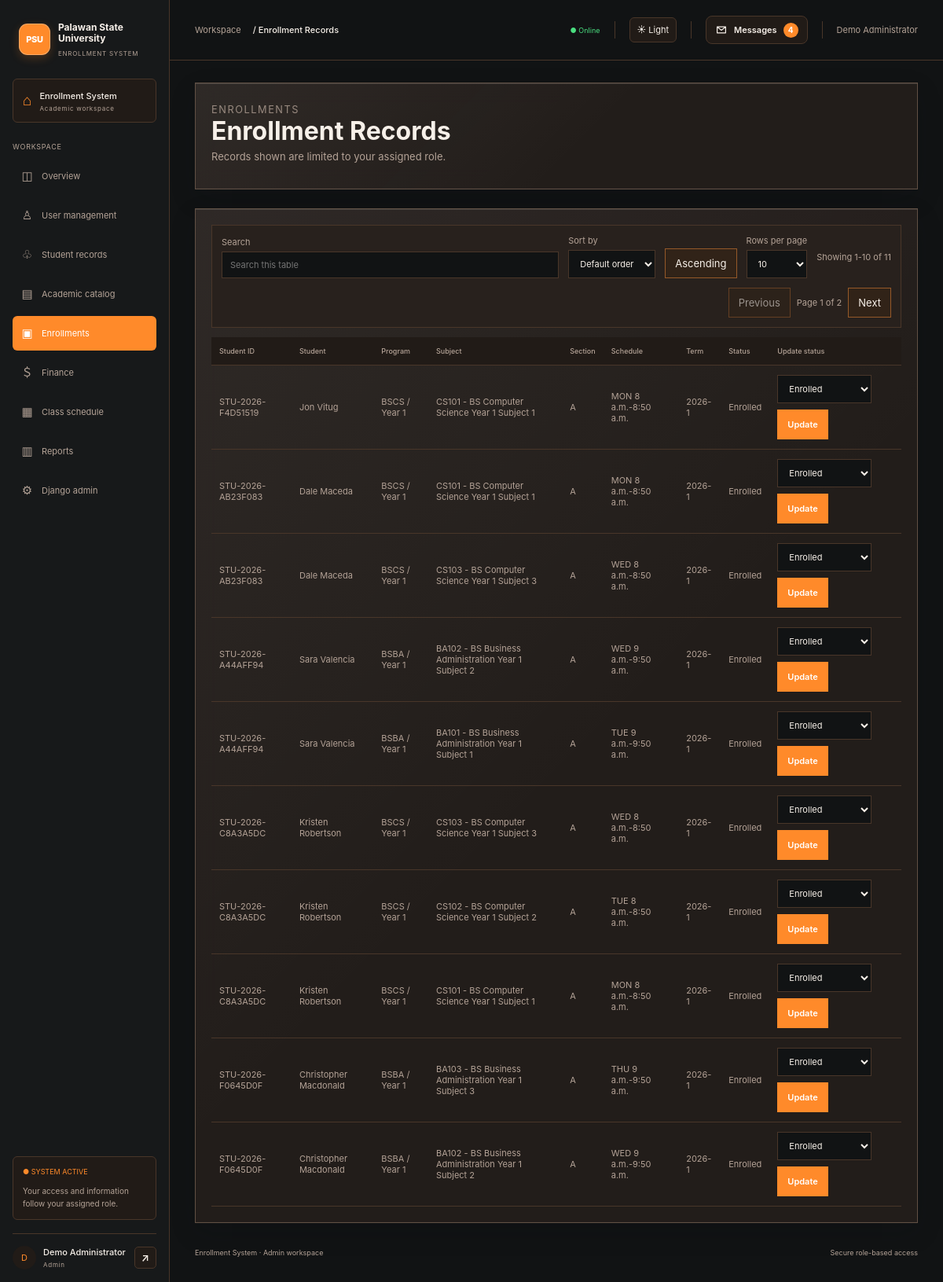
The page /enrollments/records/ (signed in) on the database its author committed.
### enrollments/models.py (models this page shows, shortened)
class Enrollment(models.Model):
    STATUSES = [('enrolled', 'Enrolled'), ('completed', 'Completed'), ('dropped', 'Dropped')]
    student = models.ForeignKey('students.StudentProfile', on_delete=models.PROTECT, related_name='enrollments')
    offering = models.ForeignKey('scheduling.ClassOffering', on_delete=models.PROTECT, related_name='enrollments')
    status = models.CharField(max_length=12, choices=STATUSES, default='enrolled')
    enrolled_at = models.DateTimeField(auto_now_add=True)
    class Meta:
        ordering = ('-enrolled_at',)
        constraints = [
            models.UniqueConstraint(fields=('student', 'offering'), name='unique_student_offering'),
        ]

### students/models.py (models this page shows, shortened)
class StudentProfile(models.Model):
    YEAR_LEVELS = [(year, f'Year {year}') for year in range(1, 7)]
    STATUSES = [('active', 'Active'), ('inactive', 'Inactive'), ('graduated', 'Graduated')]
    user = models.OneToOneField(settings.AUTH_USER_MODEL, on_delete=models.CASCADE, related_name='student_profile')
    student_id = models.CharField(max_length=20, unique=True, default=new_student_id, editable=False)
    phone = models.CharField(max_length=30, blank=True)
    address = models.TextField(blank=True)
    date_of_birth = models.DateField(null=True, blank=True)
    program = models.ForeignKey('academics.Program', null=True, blank=True, on_delete=models.PROTECT, related_name='students')
    year_level = models.PositiveSmallIntegerField(choices=YEAR_LEVELS, default=1)
    status = models.CharField(max_length=12, choices=STATUSES, default='active')
    created_at = models.DateTimeField(auto_now_add=True)
    class Meta:
        ordering = ('student_id',)

### academics/models.py (models this page shows, shortened)
class Program(models.Model):
    code = models.CharField(max_length=20, unique=True)
    name = models.CharField(max_length=160)
    description = models.TextField(blank=True)
    is_active = models.BooleanField(default=True)
    class Meta:
        ordering = ('code',)

class CurriculumEntry(models.Model):
    program = models.ForeignKey(Program, on_delete=models.CASCADE, related_name='curriculum')
    year_level = models.PositiveSmallIntegerField(choices=[(year, f'Year {year}') for year in range(1, 7)])
    subject = models.ForeignKey(Subject, on_delete=models.CASCADE, related_name='curriculum_entries')
    prerequisites = models.ManyToManyField(Subject, blank=True, related_name='required_for_entries')
    class Meta:
        ordering = ('program', 'year_level', 'subject__code')
        constraints = [
            models.UniqueConstraint(fields=('program', 'year_level', 'subject'), name='unique_curriculum_subject'),
        ]

class Subject(models.Model):
    code = models.CharField(max_length=20, unique=True)
    name = models.CharField(max_length=160)
    description = models.TextField(blank=True)
    units = models.PositiveSmallIntegerField(default=3, validators=[MinValueValidator(1)])
    is_active = models.BooleanField(default=True)
    class Meta:
        ordering = ('code',)
    def __str__(self):
        return f'{self.code} - {self.name}'

### scheduling/models.py (models this page shows, shortened)
class ClassOffering(models.Model):
    DAYS = [('MON', 'Monday'), ('TUE', 'Tuesday'), ('WED', 'Wednesday'),
            ('THU', 'Thursday'), ('FRI', 'Friday'), ('SAT', 'Saturday')]
    curriculum_entry = models.ForeignKey(
        'academics.CurriculumEntry', on_delete=models.PROTECT, related_name='offerings'
    )
    section = models.CharField(max_length=20)
    term = models.CharField(max_length=30, help_text='For example: 2026-1')
    meeting_days = models.CharField(max_length=24, help_text='Comma-separated days, e.g. MON,WED')
    start_time = models.TimeField()
    end_time = models.TimeField()
    room = models.ForeignKey(Room, on_delete=models.PROTECT, related_name='offerings')
    instructor = models.ForeignKey(
        settings.AUTH_USER_MODEL, on_delete=models.PROTECT, related_name='teaching_offerings'
    )
    capacity = models.PositiveSmallIntegerField(default=30, validators=[MinValueValidator(1)])
    is_active = models.BooleanField(default=True)
    class Meta:
        ordering = ('term', 'meeting_days', 'start_time')
        constraints = [
            models.UniqueConstraint(fields=('curriculum_entry', 'section', 'term'), name='unique_offering_section_term'),
        ]

### enrollments/views.py (the view)
# urls.py: path('records/', views.records, name='enrollments_records'),
@roles_required(*ENROLLMENT_ROLES)
def records(request):
    enrollments = Enrollment.objects.select_related(
        'student__user', 'student__program', 'offering__curriculum_entry__subject',
        'offering__room', 'offering__instructor',
    )
    if has_role(request.user, 'Student'):
        enrollments = enrollments.filter(student__user=request.user)
    elif has_role(request.user, 'Instructor') and not has_role(request.user, 'Admin', 'Registrar'):
        enrollments = enrollments.filter(offering__instructor=request.user)
    elif not has_role(request.user, 'Admin', 'Registrar'):
        raise PermissionDenied
    return render(request, 'enrollments/records.html', {
        'title': 'Enrollment Records',
        'records': enrollments,
        'can_update': has_role(request.user, 'Admin', 'Registrar'),
    })

### config/context_processors.py (called while the page is built, shortened)
def account_roles(request):
    path_parts = request.path.strip('/').split('/')
    active_section = path_parts[0]
    if path_parts[:2] == ['students', 'users']:
        active_section = 'users'
    roles = list(request.user.groups.filter(name__in=ROLE_NAMES).values_list('name', flat=True))
    if request.user.is_superuser and 'Admin' not in roles:
        roles.append('Admin')
    return {
        'user_roles': roles,
        'is_system_admin': request.user.is_superuser,
        'active_section': active_section,
        'unread_message_count': DirectMessage.objects.filter(
            recipient=request.user,
            read_at__isnull=True,
        ).count(),
    }

### students/roles.py (called while the page is built)
def has_role(user, *roles):
    if user.is_superuser:
        return 'Admin' in roles
    return user.groups.filter(name__in=roles).exists()

def roles_required(*roles):
    def decorator(view):
        @login_required
        @wraps(view)
        def guarded(request, *args, **kwargs):
            if not has_role(request.user, *roles):
                raise PermissionDenied
            return view(request, *args, **kwargs)
        return guarded
    return decorator

### templates/enrollments/records.html (shortened to what this page needs)
{% extends 'base.html' %}
{% block content %}
<section class="page-header">
    <p class="eyebrow">Enrollments</p>
    <h1>{{ title }}</h1>
    {% if user_roles %}<p>Records shown are limited to your assigned role.</p>{% endif %}
</section>
<div class="table-card">
    <table>
        <thead><tr><th>Student ID</th><th>Student</th><th>Program</th><th>Subject</th><th>Section</th><th>Schedule</th><th>Term</th><th>Status</th>{% if can_update %}<th>Update status</th>{% endif %}</tr></thead>
        <tbody>
        {% for record in records %}
            <tr>
                <td>{{ record.student.student_id }}</td>
                <td>{{ record.student.user.get_full_name|default:record.student.user.username }}</td>
                <td>{{ record.student.program.code|default:"-" }} / Year {{ record.student.year_level }}</td>
                <td>{{ record.offering.curriculum_entry.subject }}</td>
                <td>{{ record.offering.section }}</td>
                <td>{{ record.offering.meeting_days }} {{ record.offering.start_time }}-{{ record.offering.end_time }}</td>
                <td>{{ record.offering.term }}</td>
                <td>{{ record.get_status_display }}</td>
                {% if can_update %}<td><form method="post" action="{% url 'enrollment_status' record.pk %}">{% csrf_token %}
                    <select name="status"><option value="enrolled">Enrolled</option><option value="completed">Completed</option><option value="dropped">Dropped</option></select>
                    <button type="submit">Update</button>
                </form></td>{% endif %}
            </tr>
        {% empty %}<tr><td colspan="9">No enrollment records found.</td></tr>{% endfor %}
        </tbody>
    </table>
</div>
{% endblock %}

### templates/base.html (shortened to what this page needs)
{% load static %}
<!DOCTYPE html>
<html lang="en">
<head>
    <link rel="stylesheet" href="{% static 'css/styles.css' %}?v=20261124-square-dashboards">
</head>
<body class="{% block body_class %}{% endblock %}" data-role="{{ user_roles.0|default:'Student' }}" data-system-admin="{{ is_system_admin|yesno:'true,false' }}">
    {% if not is_system_admin or request.resolver_match.url_name != 'home' %}
    <div class="app-layout">
        <aside class="app-sidebar">
            <a class="app-brand" href="{% url 'home' %}">
                <span class="app-brand-icon">PSU</span>
                <span class="app-brand-copy"><strong class="app-brand-name">Palawan State<br>University</strong><small>ENROLLMENT SYSTEM</small></span>
            </a>
            <div class="app-campus">
                <span class="app-campus-icon">⌂</span>
                <span><strong>Enrollment System</strong><small>Academic workspace</small></span>
            </div>
            <p class="app-nav-title">WORKSPACE</p>
            <nav class="app-navigation" aria-label="Main navigation">
                {% if user.is_authenticated %}
                <a class="{% if active_section == '' %}active{% endif %}" href="{% url 'home' %}"><span class="app-nav-icon">◫</span>Overview</a>
                {% if is_system_admin %}
                <a class="{% if active_section == 'users' %}active{% endif %}" href="{% url 'user_management' %}"><span class="app-nav-icon">♙</span>User management</a>
                {% endif %}
                {% if 'Admin' in user_roles or 'Registrar' in user_roles or 'Student' in user_roles %}
                <a class="{% if active_section == 'students' %}active{% endif %}" href="{% if 'Student' in user_roles and 'Registrar' not in user_roles and 'Admin' not in user_roles %}{% url 'student_profile' %}{% else %}{% url 'students_home' %}{% endif %}"><span class="app-nav-icon">♧</span>{% if is_system_admin %}Student records{% else %}Students{% endif %}</a>
                {% endif %}
                {% if 'Admin' in user_roles or 'Registrar' in user_roles or 'Instructor' in user_roles %}
                <a class="{% if active_section == 'academics' %}active{% endif %}" href="{% url 'academics_home' %}"><span class="app-nav-icon">▤</span>{% if is_system_admin %}Academic catalog{% else %}Academics{% endif %}</a>
                {% endif %}
                {% if 'Admin' in user_roles or 'Registrar' in user_roles or 'Instructor' in user_roles or 'Student' in user_roles %}
                <a class="{% if active_section == 'enrollments' %}active{% endif %}" href="{% url 'enrollments_home' %}"><span class="app-nav-icon">▣</span>Enrollments</a>
                {% endif %}
                {% if 'Admin' in user_roles or 'Cashier' in user_roles or 'Student' in user_roles %}
                <a class="{% if active_section == 'finance' %}active{% endif %}" href="{% url 'finance_home' %}"><span class="app-nav-icon">＄</span>Finance</a>
                {% endif %}
                {% if 'Admin' in user_roles or 'Registrar' in user_roles or 'Instructor' in user_roles or 'Student' in user_roles %}
                <a class="{% if active_section == 'scheduling' %}active{% endif %}" href="{% url 'scheduling_home' %}"><span class="app-nav-icon">▦</span>{% if is_system_admin %}Class schedule{% else %}Scheduling{% endif %}</a>
                {% endif %}
                {% if 'Admin' in user_roles or 'Registrar' in user_roles or 'Cashier' in user_roles or 'Student' in user_roles %}
                <a class="{% if active_section == 'reports' %}active{% endif %}" href="{% url 'reports_home' %}"><span class="app-nav-icon">▥</span>Reports</a>
                {% endif %}
                {% if is_system_admin %}
                <a href="{% url 'admin:index' %}"><span class="app-nav-icon">⚙</span>Django admin</a>
                {% endif %}
                {% else %}
                <a class="{% if active_section == 'accounts' %}active{% endif %}" href="{% url 'login' %}"><span class="app-nav-icon">↪</span>Log in</a>
                <a href="{% url 'register' %}"><span class="app-nav-icon">＋</span>Student registration</a>
                {% endif %}
            </nav>
            <div class="app-sidebar-bottom">
                <div class="app-system-note">
                    <span class="app-live">● SYSTEM ACTIVE</span>
                    <small>Your access and information follow your assigned role.</small>
                </div>
                {% if user.is_authenticated %}
                <div class="app-profile">
                    <span class="app-avatar">{{ user.get_username|first|upper }}</span>
                    <span class="app-profile-name"><strong>{{ user.get_full_name|default:user.username }}</strong><small>{{ user_roles.0|default:"User" }}</small></span>
                    <form action="{% url 'logout' %}" method="post">
                        <button class="app-logout" type="submit" aria-label="Sign out of your account" title="Sign out">↗</button>
                    </form>
                </div>
                {% endif %}
            </div>
        </aside>
        <div class="app-shell">
            <header class="app-topbar">
                <div class="app-breadcrumb">Workspace <b>/ {{ title|default:"Overview" }}</b></div>
                <div class="app-top-right"><span class="app-online">● Online</span><button class="app-theme-toggle" type="button" data-theme-toggle aria-label="Switch to light mode" aria-pressed="false">☀ Light</button>{% if user.is_authenticated %}{% include 'includes/message_notifications.html' %}<span>{{ user.get_full_name|default:user.username }}</span>{% endif %}</div>
            </header>
            <main class="container app-content">
    {% endif %}
                {% block content %}{% endblock %}
    {% if not is_system_admin or request.resolver_match.url_name != 'home' %}
                <footer class="app-footer"><span>Enrollment System · {{ user_roles.0|default:"User" }} workspace</span><span>Secure role-based access</span></footer>
            </main>
        </div>
    </div>
    {% endif %}
</body>
</html>

### rows shown on the page
Enrollment: student.student_id "STU-2026-F4D51519", student.user.get_full_name "Jon Vitug", student.program.code "BSCS", student.year_level "1", offering.curriculum_entry.subject "CS101 - BS Computer Science Year 1 Subject 1", offering.section "A", offering.meeting_days "MON", offering.start_time "8 a.m.", offering.end_time "8:50 a.m.", offering.term "2026-1", status "Enrolled"
Enrollment: student.student_id "STU-2026-AB23F083", student.user.get_full_name "Dale Maceda", student.program.code "BSCS", student.year_level "1", offering.curriculum_entry.subject "CS101 - BS Computer Science Year 1 Subject 1", offering.section "A", offering.meeting_days "MON", offering.start_time "8 a.m.", offering.end_time "8:50 a.m.", offering.term "2026-1", status "Enrolled"
Enrollment: student.student_id "STU-2026-AB23F083", student.user.get_full_name "Dale Maceda", student.program.code "BSCS", student.year_level "1", offering.curriculum_entry.subject "CS103 - BS Computer Science Year 1 Subject 3", offering.section "A", offering.meeting_days "WED", offering.start_time "8 a.m.", offering.end_time "8:50 a.m.", offering.term "2026-1", status "Enrolled"
Enrollment: student.student_id "STU-2026-A44AFF94", student.user.get_full_name "Sara Valencia", student.program.code "BSBA", student.year_level "1", offering.curriculum_entry.subject "BA102 - BS Business Administration Year 1 Subject 2", offering.section "A", offering.meeting_days "WED", offering.start_time "9 a.m.", offering.end_time "9:50 a.m.", offering.term "2026-1", status "Enrolled"
Enrollment: student.student_id "STU-2026-A44AFF94", student.user.get_full_name "Sara Valencia", student.program.code "BSBA", student.year_level "1", offering.curriculum_entry.subject "BA101 - BS Business Administration Year 1 Subject 1", offering.section "A", offering.meeting_days "TUE", offering.start_time "9 a.m.", offering.end_time "9:50 a.m.", offering.term "2026-1", status "Enrolled"
Enrollment: student.student_id "STU-2026-C8A3A5DC", student.user.get_full_name "Kristen Robertson", student.program.code "BSCS", student.year_level "1", offering.curriculum_entry.subject "CS103 - BS Computer Science Year 1 Subject 3", offering.section "A", offering.meeting_days "WED", offering.start_time "8 a.m.", offering.end_time "8:50 a.m.", offering.term "2026-1", status "Enrolled"
Enrollment: student.student_id "STU-2026-C8A3A5DC", student.user.get_full_name "Kristen Robertson", student.program.code "BSCS", student.year_level "1", offering.curriculum_entry.subject "CS102 - BS Computer Science Year 1 Subject 2", offering.section "A", offering.meeting_days "TUE", offering.start_time "8 a.m.", offering.end_time "8:50 a.m.", offering.term "2026-1", status "Enrolled"
Enrollment: student.student_id "STU-2026-C8A3A5DC", student.user.get_full_name "Kristen Robertson", student.program.code "BSCS", student.year_level "1", offering.curriculum_entry.subject "CS101 - BS Computer Science Year 1 Subject 1", offering.section "A", offering.meeting_days "MON", offering.start_time "8 a.m.", offering.end_time "8:50 a.m.", offering.term "2026-1", status "Enrolled"
Enrollment: student.student_id "STU-2026-F0645D0F", student.user.get_full_name "Christopher Macdonald", student.program.code "BSBA", student.year_level "1", offering.curriculum_entry.subject "BA103 - BS Business Administration Year 1 Subject 3", offering.section "A", offering.meeting_days "THU", offering.start_time "9 a.m.", offering.end_time "9:50 a.m.", offering.term "2026-1", status "Enrolled"
Enrollment: student.student_id "STU-2026-F0645D0F", student.user.get_full_name "Christopher Macdonald", student.program.code "BSBA", student.year_level "1", offering.curriculum_entry.subject "BA102 - BS Business Administration Year 1 Subject 2", offering.section "A", offering.meeting_days "WED", offering.start_time "9 a.m.", offering.end_time "9:50 a.m.", offering.term "2026-1", status "Enrolled"

### other values the page prints
{{ user.get_username|first|upper }} "D"
{{ user.get_full_name|default:user.username }} "Demo Administrator"
{{ user_roles.0|default:"User" }} "Admin"
{{ title|default:"Overview" }} "Enrollment Records"
{{ unread_message_count }} "4"
{{ title }} "Enrollment Records"
